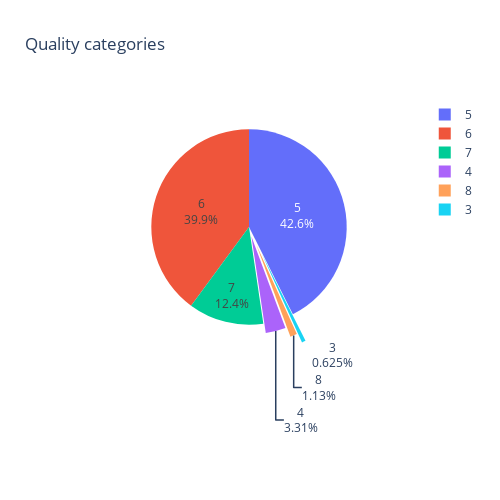

The notebook cell this image was saved under:
### Markdown cell above
Some variables such as residula sugar, free sulfur dioxide and total sulfur dioxide, etc. are having very big amount of outliers and morevoer these are much higher than mean value, thus it could affect the future model.

### Code cell
# Pie plot for target variable
fig = go.Figure(data=[go.Pie(labels=wine_qual.quality.value_counts().index,
                             values=wine_qual.quality.value_counts(),
                             textinfo='label+percent',
                             pull=[0, 0, 0, 0.1, 0.2, 0.3])])
fig.update_layout(
    autosize=False,
    width=500,
    height=500,
    title_text='Quality categories')
fig.show()

### Figure 1 — Plotly figure (JSON) as saved in the notebook; plotly's stock layout.template omitted (floating-point values rounded to 4 significant figures)
{"data": [{"labels": [5, 6, 7, 4, 8, 3], "pull": [0, 0, 0, 0.1, 0.2, 0.3], "textinfo": "label+percent", "type": "pie", "values": [681, 638, 199, 53, 18, 10]}], "layout": {"autosize": false, "height": 500, "hiddenlabels": [], "title": {"text": "Quality categories"}, "width": 500}}
